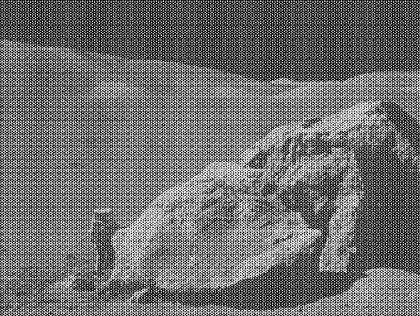
%> input picture HW-3/Img-2.tif, 420 x 316 px, shrunk from 630 x 474 before the run
$ octave DIP_HW3_P2.m   (GNU Octave 9; MATLAB toolbox functions it lacks are replaced by stand-ins)
%> lines starting %> are read from the running program, lines starting %| are printed output that depends on the picture
I2 = imread('Img-2.tif');
%> I2 is the input picture: size 316x420 uint8; min 0, max 255, mean 109.2
I = im2double(I2)
%subplot(4,4,1);
figure(1);
imshow(I)
title('Noisy Image');

F = fft2(I);

%S = abs(F);
Fsh = fftshift(F);
S2 = log(1+abs(Fsh));
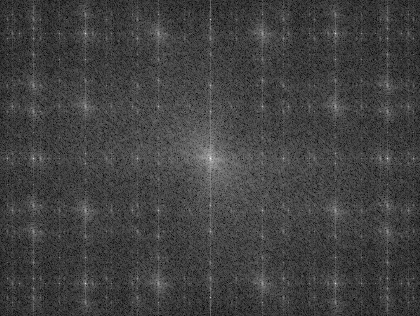
%> S2: size 316x420 double; min 0.0498, max 10.95, mean 2.86; drawn with min black and max white
figure(2);
%subplot(4,4,2);
imshow(S2,[])
title('Fourier Transformed Spectrum')

impixelinfo(figure(2));

sz = size(I);
%> sz = [316 420]
D0 = 10; W = 2;

HBW = ones(sz(1),sz(2));
for u = 1:sz(1)
    for v = 1:sz(2)
        D = sqrt((u-sz(1)/2)^2 + (v-sz(2)/2)^2);
        HBW(u,v)=1/(1+((D*W/(D^2-D0^2))^8));
    end
end
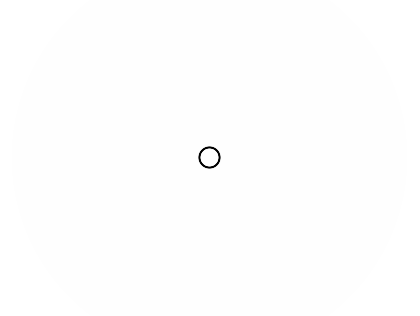
%> HBW: size 316x420 double; min 0, max 1, mean 0.999

figure(3);
imshow(HBW,[]); title('Butterworth BandReject Filter');


BR = Fsh.*HBW;
figure(4);
imshow(BR,[]);
title('Band Reject');

IbSs = real(ifft2(ifftshift(BR)));%Changed
figure(5);imshow(IbSs,[])
title('Clean Image');

%Noise Pattern through Band Pass Filter
G = (1-HBW).*Fsh;
NP = real(ifft2(ifftshift(G)))
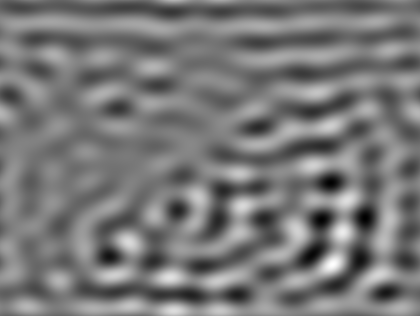
%> NP: size 316x420 double; min -0.0649, max 0.0723, mean 2.06e-13; drawn with min black and max white
figure(6); imshow(NP,[])
title('Noise Pattern');
% [5 lines of commented-out code are left out]
